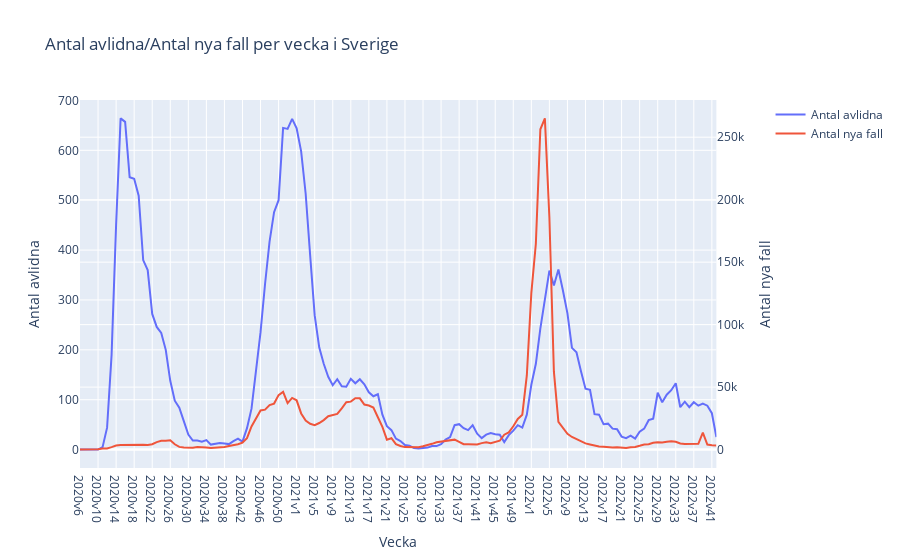

Notebook source saved alongside this figure:
### Code cell
# e) Plotly express 
"""Kraftig hjälp tagen från https://plotly.com/python/multiple-axes/)
Note: At this time, Plotly Express does not support multiple Y axes on a 
single figure. To make such a figure, use the make_subplots() 
function in conjunction with graph objects as documented below.
"""

import plotly.graph_objects as go
from plotly.subplots import make_subplots

fig = make_subplots(specs=[[{"secondary_y": True}]])

fig.add_trace(
    go.Line(x=vecka_riket["Vecka"], y=vecka_riket["Antal_avlidna_vecka"], name="Antal avlidna"),
    secondary_y=False,
)

fig.add_trace(
    go.Line(x=vecka_riket["Vecka"], y=vecka_riket["Antal_fall_vecka"], name="Antal nya fall"),
    secondary_y=True,
)

fig.update_layout(
    title_text="Antal avlidna/Antal nya fall per vecka i Sverige"
)

fig.update_xaxes(title_text="Vecka")

fig.update_yaxes(title_text="Antal avlidna", secondary_y=False)
fig.update_yaxes(title_text="Antal nya fall", secondary_y=True)

fig.show()

### Figure 1 — Plotly figure (JSON) as saved in the notebook; plotly's stock layout.template omitted (floating-point values rounded to 4 significant figures; data arrays with more than 128 entries replaced by an {"elided": "..."} marker saying what was removed)
{"data": [{"name": "Antal avlidna", "type": "scatter", "x": {"elided": "142 str values"}, "xaxis": "x", "y": {"elided": "142 int values"}, "yaxis": "y"}, {"name": "Antal nya fall", "type": "scatter", "x": {"elided": "142 str values"}, "xaxis": "x", "y": {"elided": "142 int values"}, "yaxis": "y2"}], "layout": {"title": {"text": "Antal avlidna/Antal nya fall per vecka i Sverige"}, "xaxis": {"anchor": "y", "domain": [0, 0.94], "title": {"text": "Vecka"}}, "yaxis": {"anchor": "x", "domain": [0, 1], "title": {"text": "Antal avlidna"}}, "yaxis2": {"anchor": "x", "overlaying": "y", "side": "right", "title": {"text": "Antal nya fall"}}}}
